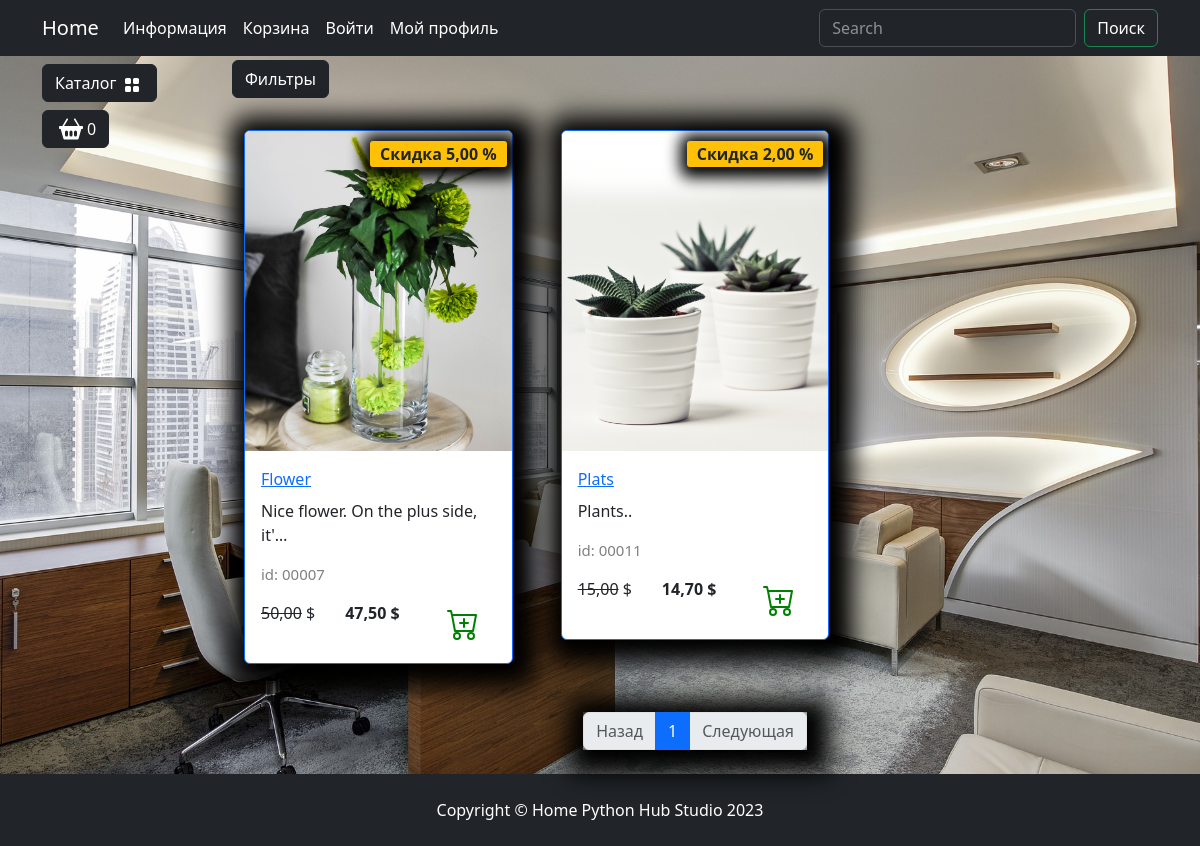
Page /catalog/deco/ on the committed database.
### goods/models.py (models this page shows, shortened)
class Products(models.Model):
    name = models.CharField(max_length=150, unique=True, verbose_name='Название')
    slug = models.SlugField(max_length=200, unique=True, blank=True, null=True, verbose_name='URL')
    description = models.TextField(blank=True, null=True, verbose_name='Описание')
    image = models.ImageField(upload_to='goods_images', blank=True, null=True, verbose_name='Изображение')
    price = models.DecimalField(default=0.00, max_digits=7, decimal_places=2, verbose_name='Цена')
    discount = models.DecimalField(default=0.00, max_digits=4, decimal_places=2, verbose_name='Скидка в %')
    quantity = models.PositiveIntegerField(default=0, verbose_name='Количество')
    category = models.ForeignKey(to=Categories, on_delete=models.CASCADE, verbose_name='Категория')
    class Meta:
        db_table = 'product'
        verbose_name = 'Продукт'
        verbose_name_plural = 'Продукты'
        ordering = ("id",)
    def display_id(self):
        return f"{self.id:05}"
    def sell_price(self):
        if self.discount:
            return round(self.price - self.price*self.discount/100, 2)
        return self.price

### goods/views.py (the view)
# urls.py: path('catalog/', include('goods.urls', namespace='catalog'))
def catalog(request, category_slug=None):
    page = request.GET.get('page', 1)
    on_sale = request.GET.get('on_sale', None)
    order_by = request.GET.get('order_by', None)
    query = request.GET.get('q', None)
    if category_slug == "all":
        goods = Products.objects.all()
    elif query:
        goods = q_search(query)
    else:
        goods = get_list_or_404(Products.objects.filter(category__slug=category_slug))
    if on_sale:
        goods = goods.filter(discount__gt=0)
    if order_by and order_by != "default":
        goods = goods.order_by(order_by)
    paginator = Paginator(goods, 3)
    current_page = paginator.page(int(page))
    context = {
        "title": "Home - Каталог",
        "goods": current_page,
        "slug_url": category_slug
    }
    return render(request, "goods/catalog.html", context)

### goods/templatetags/goods_tags.py (called while the page is built)
@register.simple_tag()
def tag_categories():
    return Categories.objects.all()

@register.simple_tag(takes_context=True)
def change_params(context, **kwargs):
    query = context['request'].GET.dict()
    query.update(kwargs)
    return urlencode(query)

### goods/templates/goods/catalog.html (shortened to what this page needs)
{% extends "main/base.html" %}
{% load static %}
{% load goods_tags %}
{% block content %}
<div class="row">
    <div class="dropdown mb-2">
        <button class="btn btn-secondary dropdown-toggle btn-dark" type="button" data-bs-toggle="dropdown"
            aria-expanded="false">
            Фильтры
        </button>
    </div>
    {% for product in goods %}
        <div class="col-lg-4 col-md-6 p-4">
            <div class="card border-primary rounded custom-shadow">
                {% if product.image %}
                    <img src="{{ product.image.url }}" class="card-img-top" alt="{{ product.name }}">
                {% else %}
                    <img src="{% static "deps/images/Not found image.png" %}" class="card-img-top" alt="...">
                {% endif %}
                <div class="card-body">
                    <a href="{% url "catalog:product" product.slug %}">
                        <p class="card-title">{{ product.name }}</p>
                    </a>
                    <p class="card-text">{{ product.description|truncatechars:35 }}</p>
                    <p class="product_id">id: {{ product.display_id }}</p>
                    <div class="d-flex justify-content-between">
                        {% if product.discount %}
                            <p><s>{{product.price}}</s> $</p>
                            <p><strong>{{ product.sell_price }} $</strong></p>
                            <span class="badge bg-warning text-dark">Скидка {{ product.discount }} %</span>
                        {% else %}
                            <p><strong>{{ product.price }} $</strong></p>
                        {% endif %}
                        <a href="#" class="btn add-to-cart">
                            <img class="mx-1" src="{% static "deps/icons/cart-plus.svg" %}" alt="Catalog Icon"
                                width="32" height="32">
                        </a>
                    </div>
                </div>
            </div>
        </div>
    {% endfor %}
</div>
<nav aria-label="Page navigation example">
    <ul class="pagination justify-content-center my-4">
        <div class="custom-shadow d-flex">
            <li class="page-item {% if not goods.has_previous %}disabled{% endif %}">
              <a class="page-link" href="{% if goods.has_previous %}?{% change_params page=goods.previous_page_number %}{% else %}#{% endif %}">Назад</a>
            </li>
            {% for page in goods.paginator.page_range %}
            {% if page >= goods.number|add:-2 and page <= goods.number|add:2 %}
                <li class="page-item {% if goods.number == page %} active {% endif %}">
                    <a class="page-link" href="?{% change_params page=page %}">{{ page }}</a>
                </li>
            {% endif %}
            {% endfor %}
            <li class="page-item {% if not goods.has_next %}disabled{% endif %}">
                <a class="page-link" href="{% if goods.has_next %}?{% change_params page=goods.next_page_number %}{% else %}#{% endif %}">Следующая</a>
              </li>
        </div>
    </ul>
</nav>
{% endblock  %}
{% block footer %}
<footer class="py-4 bg-dark">
    <div class="container">
        <p class="m-0 text-center text-white">Copyright &copy; Home Python Hub Studio 2023</p>
    </div>
</footer>
{% endblock  %}

### main/templates/main/base.html (shortened to what this page needs)
{% load static %}
{% load goods_tags %}
<!DOCTYPE html>
<html lang="en">
<head>
    <link rel="stylesheet" href="{% static "deps/css/bootstrap/bootstrap.min.css" %}">
    <link rel="stylesheet" href="{% static "deps/css/my_css.css" %}">
</head>
<body>
    <header>
        <nav class="navbar navbar-expand-lg bg-dark" data-bs-theme="dark">
            <div class="container">
                <a class="navbar-brand" href="{% url "main:index" %}">Home</a>
                <div class="collapse navbar-collapse" id="navbarSupportedContent">
                    <ul class="navbar-nav me-auto mb-2 mb-lg-0">
                        <li class="nav-item dropdown ">
                            <a class="nav-link dropdown-toggle text-white" href="#" role="button"
                                data-bs-toggle="dropdown" aria-expanded="false">
                                Информация
                            </a>
                        </li>
                        <li class="nav-item">
                            <a class="nav-link  text-white" href="carts/cart.html">Корзина</a>
                        </li>
                        <li class="nav-item">
                            <a class="nav-link  text-white" href="users/login.html">Войти</a>
                        </li>
                        <li class="nav-item dropdown ">
                            <a class="nav-link dropdown-toggle text-white" href="#" role="button"
                                data-bs-toggle="dropdown" aria-expanded="false">
                                Мой профиль
                            </a>
                        </li>
                    </ul>
                    <form class="d-flex" role="search" action="{% url "catalog:search" %}" method="get">
                        <input class="form-control me-2" type="search" name="q" placeholder="Search" aria-label="Search">
                        <button class="btn btn-outline-success text-white" type="submit">Поиск</button>
                    </form>
                </div>
            </div>
        </nav>
    </header>
    <section>
        <div class="container">
            <div class="row mt-1 position-fixed z-3">
                <div class="dropdown mb-2">
                    <button class="btn btn-secondary dropdown-toggle btn-dark" type="button" data-bs-toggle="dropdown"
                        aria-expanded="false">
                        Каталог
                        <img class="mx-1" src="{% static "deps/icons/grid-fill.svg" %}" alt="Catalog Icon" width="16"
                            height="16">
                    </button>
                        {% tag_categories as categories %}
                </div>
                <div>
                    <button type="button" class="btn btn-dark btn-secondary d-flex" id="modalButton"
                        aria-expanded="false">
                        <img class="mx-1" src="{% static "deps/icons/basket2-fill.svg" %}" alt="Catalog Icon" width="24"
                            height="24">
                        <span id="goods-in-cart-count">0</span>
                    </button>
                </div>
            </div>
        </div>
        <div class="container">
            <div class="row mt-1">
                <div class="col-lg-2">
                </div>
                <div class="col-lg-10">
                    {% block content %}{% endblock %}
                </div>
            </div>
        </div>
    </section>
    {% block footer %}{% endblock %}
</body>
</html>

### static/deps/css/my_css.css (style rules this page uses)
body { background-image: url("../images/bg-image.jpg"); background-repeat: no-repeat; background-attachment: fixed; background-position: center center; background-size: cover; height: 100%; }
.dropdown-toggle::after { content: none; }
.custom-shadow { box-shadow: 5px 5px 25px 19px #000000; }
.product_id { color: gray; font-size: 15px; }
.badge.bg-warning.text-dark { position: absolute; top: 10px; right: 5px; z-index: 1; padding: 5px 10px; border-radius: 3px; font-size: 1rem; box-shadow: 2px 2px 15px 9px #000000; }

### rows in the picture
Products: image (picture), name "Flower", description "Nice flower. On the plus side, it'…", display_id "00007", price "50,00", sell_price "47,50", discount "5,00"
Products: image (picture), name "Plats", description "Plants..", display_id "00011", price "15,00", sell_price "14,70", discount "2,00"

### other values in the picture
{{ page }} "1"
